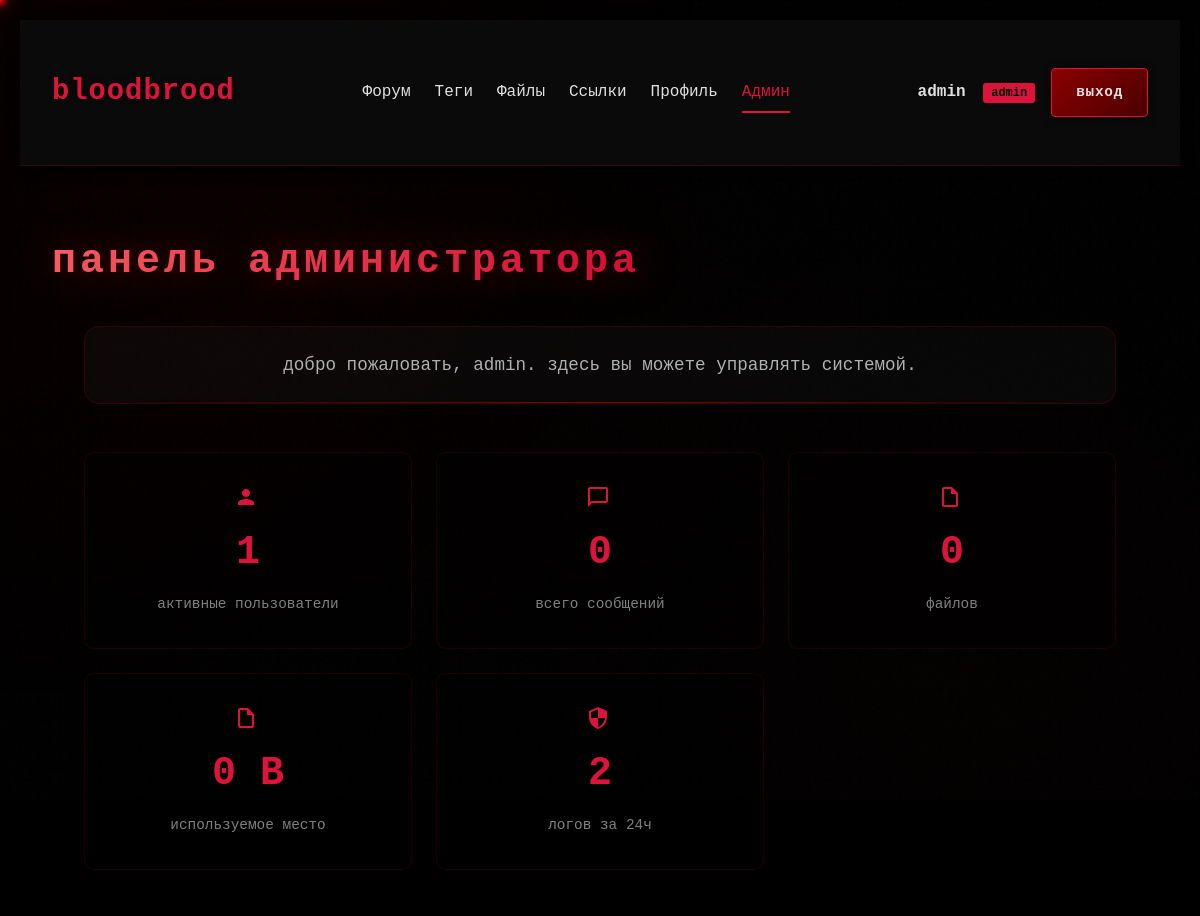
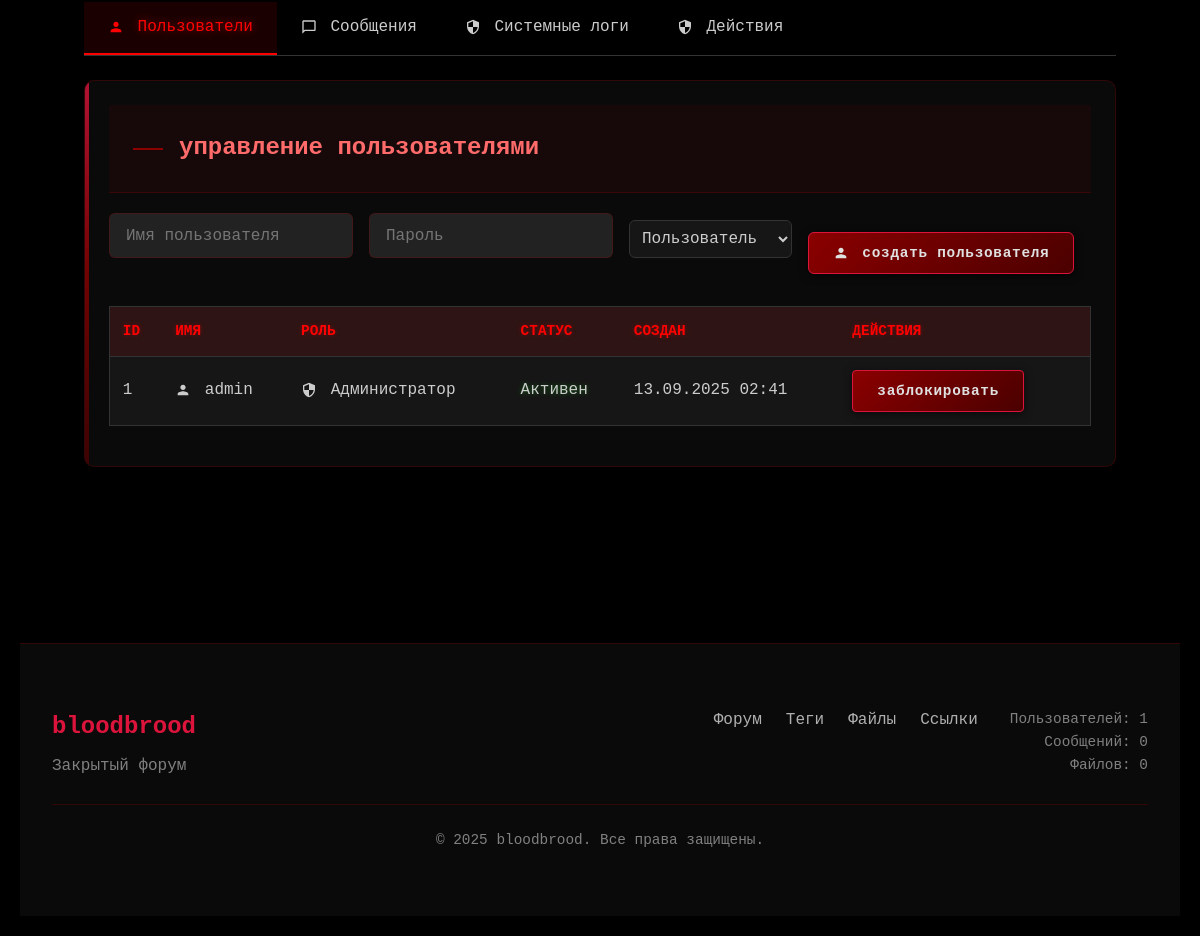
/admin.php (signed in), run on the app's committed database (2 pictures, top to bottom).
### tables this page shows
CREATE TABLE users (
    id INT AUTO_INCREMENT PRIMARY KEY,
    username VARCHAR(50) UNIQUE NOT NULL,
    email VARCHAR(255) UNIQUE NOT NULL,
    password_hash VARCHAR(255) NOT NULL,
    role ENUM('user', 'moderator', 'admin', 'shadow') DEFAULT 'user',
    
     
    avatar_hash VARCHAR(64) DEFAULT NULL,
    bio TEXT DEFAULT NULL,
    blood_type ENUM('O+', 'O-', 'A+', 'A-', 'B+', 'B-', 'AB+', 'AB-', 'unknown') DEFAULT 'unknown',
    
     
    reputation INT DEFAULT 0,
    karma_points INT DEFAULT 0,
    messages_count INT DEFAULT 0,
    secrets_revealed INT DEFAULT 0,
    
     
    is_anonymous BOOLEAN DEFAULT FALSE,
    show_online_status BOOLEAN DEFAULT TRUE,
    allow_private_messages BOOLEAN DEFAULT TRUE,
    
     
    is_active BOOLEAN DEFAULT TRUE,
    is_verified BOOLEAN DEFAULT FALSE,
    is_shadow_banned BOOLEAN DEFAULT FALSE,
    last_seen TIMESTAMP NULL DEFAULT NULL,
    
     
    created_at TIMESTAMP DEFAULT CURRENT_TIMESTAMP,
    updated_at TIMESTAMP DEFAULT CURRENT_TIMESTAMP ON UPDATE CURRENT_TIMESTAMP,
    deleted_at TIMESTAMP NULL DEFAULT NULL,
    
    INDEX idx_username (username),
    INDEX idx_role (role),
    INDEX idx_reputation (reputation),
    INDEX idx_last_seen (last_seen)
);

### config/database.php (called while the page is built, shortened)
<?php
function formatFileSize($bytes) {
    $units = ['B', 'KB', 'MB', 'GB'];
    $bytes = max($bytes, 0);
    $pow = floor(($bytes ? log($bytes) : 0) / log(1024));
    $pow = min($pow, count($units) - 1);
    $bytes /= pow(1024, $pow);
    return round($bytes, 2) . ' ' . $units[$pow];
}

### admin.php (the view, shortened to what this page needs)
<?php
require_once 'includes/init.php';
$stats = [];
$stmt = $pdo->query("SELECT COUNT(*) as total FROM users WHERE is_active = 1");
$stats['active_users'] = $stmt->fetchColumn();
$stmt = $pdo->query("SELECT COUNT(*) as total FROM messages WHERE is_deleted = 0");
$stats['total_messages'] = $stmt->fetchColumn();
$stmt = $pdo->query("SELECT COUNT(*) as total FROM attachments");
$stats['total_files'] = $stmt->fetchColumn();
$stmt = $pdo->query("SELECT SUM(file_size) as total FROM attachments");
$stats['storage_used'] = $stmt->fetchColumn() ?: 0;
$stmt = $pdo->query("SELECT COUNT(*) as total FROM system_logs WHERE created_at > DATE_SUB(NOW(), INTERVAL 24 HOUR)");
$stats['logs_24h'] = $stmt->fetchColumn();
$stmt = $pdo->query("SELECT * FROM users ORDER BY created_at DESC");
$users = $stmt->fetchAll();
include 'includes/header.php';
?>
<div class="blood-bg"></div>
<div class="custom-cursor"></div>
<div class="container">
    <div class="admin-header">
        <p>добро пожаловать, <?= htmlspecialchars($_SESSION['username']) ?>. здесь вы можете управлять системой.</p>
    </div>
    <div class="stats-grid">
    <div class="stat-card hover-glow">
        <svg width="24" height="24" class="stat-icon"><use xlink:href="#icon-user"></use></svg>
                <span class="stat-value"><?= $stats['active_users'] ?></span>
        <span class="stat-label">Активные пользователи</span>
            </div>
    <div class="stat-card hover-glow">
        <svg width="24" height="24" class="stat-icon"><use xlink:href="#icon-message"></use></svg>
                <span class="stat-value"><?= $stats['total_messages'] ?></span>
        <span class="stat-label">Всего сообщений</span>
            </div>
    <div class="stat-card hover-glow">
        <svg width="24" height="24" class="stat-icon"><use xlink:href="#icon-file"></use></svg>
                <span class="stat-value"><?= $stats['total_files'] ?></span>
        <span class="stat-label">Файлов</span>
            </div>
    <div class="stat-card hover-glow">
        <svg width="24" height="24" class="stat-icon"><use xlink:href="#icon-file"></use></svg>
                <span class="stat-value"><?= formatFileSize($stats['storage_used']) ?></span>
        <span class="stat-label">Используемое место</span>
            </div>
    <div class="stat-card hover-glow">
        <svg width="24" height="24" class="stat-icon"><use xlink:href="#icon-admin"></use></svg>
                <span class="stat-value"><?= $stats['logs_24h'] ?></span>
        <span class="stat-label">Логов за 24ч</span>
            </div>
        </div>
<div class="tab-container">
    <div class="tab-header">
        <div class="tab-link active" data-tab="tab-users">
            <svg width="16" height="16"><use xlink:href="#icon-user"></use></svg>
            Пользователи
        </div>
        <div class="tab-link" data-tab="tab-messages">
            <svg width="16" height="16"><use xlink:href="#icon-message"></use></svg>
            Сообщения
        </div>
        <div class="tab-link" data-tab="tab-logs">
            <svg width="16" height="16"><use xlink:href="#icon-admin"></use></svg>
            Системные логи
        </div>
        <div class="tab-link" data-tab="tab-actions">
            <svg width="16" height="16"><use xlink:href="#icon-admin"></use></svg>
            Действия
        </div>
    </div>
    <div id="tab-users" class="tab-content active">
        <div class="card">
            <div class="card-header">
                <h2 class="card-title">Управление пользователями</h2>
            </div>
            <form method="POST" action="admin.php" class="form-inline">
                <div class="form-group-inline">
                    <div class="form-group">
                        <input type="text" name="username" placeholder="Имя пользователя" required>
                    </div>
                    <div class="form-group">
                        <input type="password" name="password" placeholder="Пароль" required>
                    </div>
                    <div class="form-group">
                        <select name="role">
                            <option value="user">Пользователь</option>
                        </select>
                    </div>
                    <button type="submit" class="btn">
                        <svg width="16" height="16"><use xlink:href="#icon-user"></use></svg>
                        Создать пользователя
                    </button>
                </div>
            </form>
            <table class="admin-table">
                <thead>
                    <tr>
                        <th>ID</th>
                        <th>Имя</th>
                        <th>Роль</th>
                        <th>Статус</th>
                        <th>Создан</th>
                        <th>Действия</th>
                    </tr>
                </thead>
                <tbody>
                    <?php foreach ($users as $user): ?>
                        <tr>
                            <td><?= $user['id'] ?></td>
                            <td>
                                <svg width="16" height="16"><use xlink:href="#icon-user"></use></svg>
                                <?= htmlspecialchars($user['username']) ?>
                            </td>
                            <td>
                                <?php if ($user['role'] === 'admin'): ?>
                                    <svg width="16" height="16"><use xlink:href="#icon-admin"></use></svg>
                                    Администратор
                                <?php else: ?>
                                    <svg width="16" height="16"><use xlink:href="#icon-user"></use></svg>
                                    Пользователь
                                <?php endif; ?>
                            </td>
                            <td class="<?= $user['is_active'] ? 'status-active' : 'status-inactive' ?>">
                                <?= $user['is_active'] ? 'Активен' : 'Заблокирован' ?>
                            </td>
                            <td><?= date('d.m.Y H:i', strtotime($user['created_at'])) ?></td>
                            <td>
                                <form method="POST" action="admin.php" class="inline-form">
                                    <button type="submit" class="btn btn-sm">
                                        <?= $user['is_active'] ? 'Заблокировать' : 'Активировать' ?>
                                    </button>
                                </form>
                            </td>
                        </tr>
                    <?php endforeach; ?>
                </tbody>
            </table>
        </div>
    </div>
    </div>
</div>
<?php
include 'includes/footer.php';
?>

### assets/css/styles.css (style rules this page uses)
:root { --bg-primary: #0a0a0a; --bg-secondary: #111111; --bg-tertiary: #1a1a1a; --text-primary: #e0e0e0; --text-secondary: #990000; --text-muted: #888888; --accent: #cc0000; --accent-hover: #ff0000; --border: #333333; --input-bg: #222222; --success: #00aa00; --error: #cc0000; --shadow: rgba(0, 0, 0, 0.5); --card-shadow: 0 8px 16px rgba(0, 0, 0, 0.4); --font-main: 'Inter', -apple-system, BlinkMacSystemFont, 'Segoe UI', Roboto, Oxygen, Ubuntu, Cantarell, sans-serif; --font-mono: 'JetBrains Mono', 'Courier New', monospace; --transition: all 0.3s cubic-bezier(0.25, 0.8, 0.25, 1); }
* { margin: 0; padding: 0; box-sizing: border-box; }
body { background: var(--bg-primary); color: var(--text-primary); font-family: var(--font-main); line-height: 1.6; min-height: 100vh; font-size: 16px; font-weight: 400; }
.container { max-width: 1200px; margin: 0 auto; padding: 0 1.5rem; }
.card { background: var(--bg-secondary); border-radius: 8px; padding: 1.5rem; margin-bottom: 1.5rem; box-shadow: var(--card-shadow); transition: var(--transition); border: 1px solid var(--border); }
.card-header { display: flex; justify-content: space-between; align-items: center; margin-bottom: 1.25rem; padding-bottom: 0.75rem; border-bottom: 1px solid var(--border); }
.card-title { font-size: 1.4rem; color: var(--text-secondary); font-weight: 600; }
.form-group { margin-bottom: 1.5rem; }
.form-group input[type="text"], .form-group input[type="password"], .form-group input[type="email"], .form-group textarea, .form-group select { width: 100%; padding: 0.8rem 1rem; background: var(--input-bg); border: 1px solid var(--border); border-radius: 6px; color: var(--text-primary); font-family: inherit; font-size: 1rem; transition: var(--transition); }
.form-group-inline { display: flex; gap: 1rem; align-items: center; flex-wrap: wrap; }
.btn { background: var(--text-secondary); color: var(--bg-primary); border: none; padding: 0.7rem 1.2rem; border-radius: 6px; cursor: pointer; font-family: inherit; font-weight: 600; text-transform: uppercase; transition: var(--transition); font-size: 0.9rem; letter-spacing: 0.5px; display: inline-flex; align-items: center; justify-content: center; gap: 0.5rem; }
.btn-sm { padding: 0.4rem 0.8rem; font-size: 0.8rem; border-radius: 4px; }
table { width: 100%; border-collapse: collapse; margin: 1rem 0; }
th, td { padding: 0.75rem 1rem; text-align: left; border-bottom: 1px solid var(--border); }
th { color: var(--text-secondary); font-weight: 600; background: var(--bg-tertiary); }
svg { fill: currentColor; vertical-align: middle; margin-right: 0.25rem; }
.admin-header { margin-bottom: 2rem; }
.stat-card { display: flex; flex-direction: column; align-items: center; justify-content: center; text-align: center; padding: 1.5rem; }
.stat-icon { margin-bottom: 0.75rem; color: var(--accent); }
.inline-form { display: inline-block; margin: 0; }
.admin-table { margin-top: 1.5rem; }

### data on the page
users: id "1", username "admin", role "admin" (drawn), is_active "Активен", created_at "13.09.2025 02:41"

### other printed values
$_SESSION['username'] "admin"
$pageTitle "панель администратора"
$stats['active_users'] "1"
$stats['total_messages'] "0"
$stats['total_files'] "0"
formatFileSize($stats['storage_used']) "0 B"
$stats['logs_24h'] "2"
$stats['users'] "1"
$stats['messages'] "0"
$stats['files'] "0"
